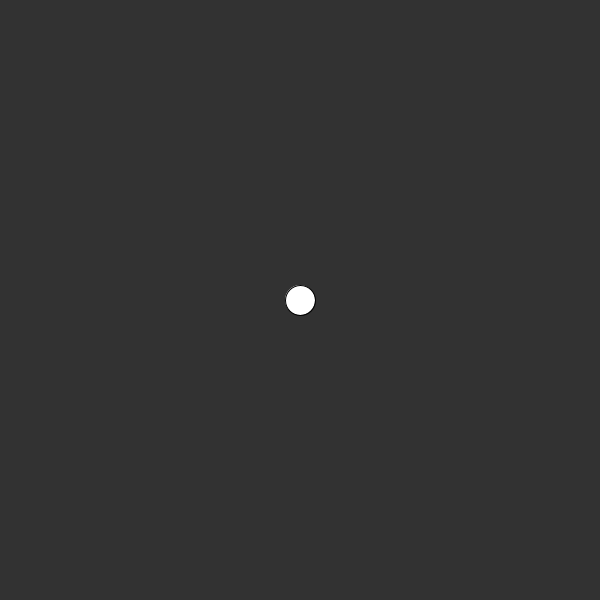
Frame 1 (no input)
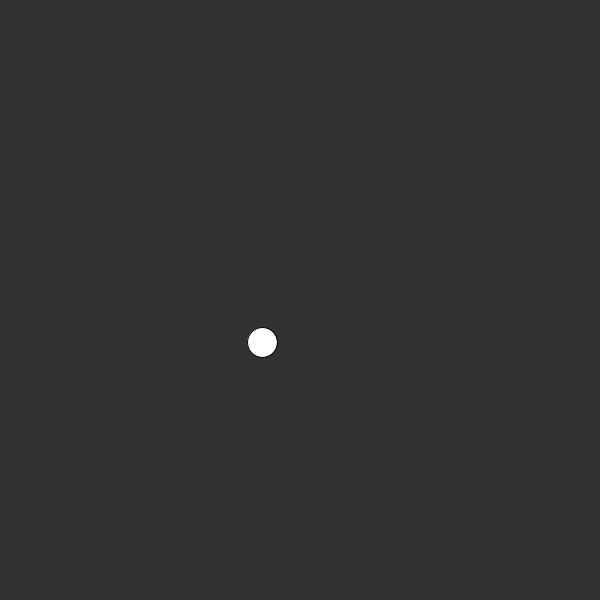
Frame 60 (the mouse pressed at the canvas centre just before this capture)
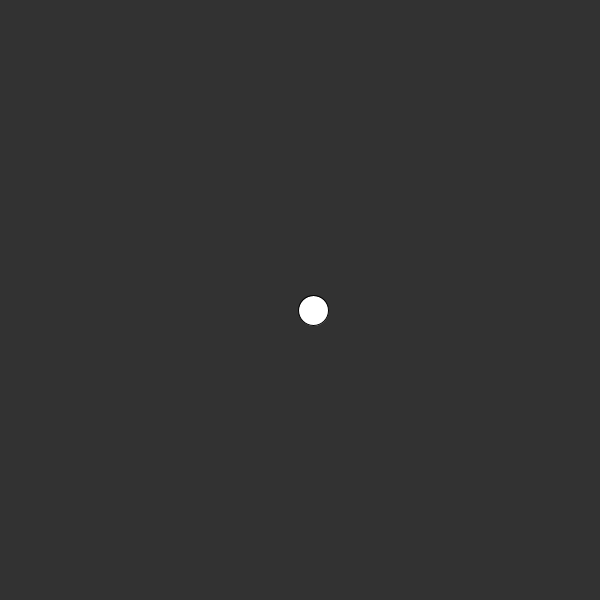
Frame 120 (the mouse held since frame 60 and released just before this capture)

The Processing sketch that drew these frames (run headless with seeded random() and noise(); from frame 60 on, the mouse is pressed at the canvas centre):

// Processing sketch: sketch_2
// ── sketch_2.pde
// in this sketch there is currently a 50% chance that 
// the drawn ellipse will move 10 pixels to the right 
// every frame, and a 50% chance that it will move to 
// 10 pixels to the left. 

// change the sketch so there is a 25% chance that it will 
// move left, 25% chance that it will move right, 25% chance 
// up, and 25% chance down.

float xPos;
float yPos;

void setup() {
  size(600, 600);
  xPos = width/2;
  yPos = height/2;
  frameRate(10);
}

void draw() {
  background(50);
  ellipse(xPos, yPos, 30, 30);

  float r = random(2);

  if (int(r) == 0) {
    xPos += random(-10,10);
  } else {
    yPos -= random(-10,10);
  }
  
} 
